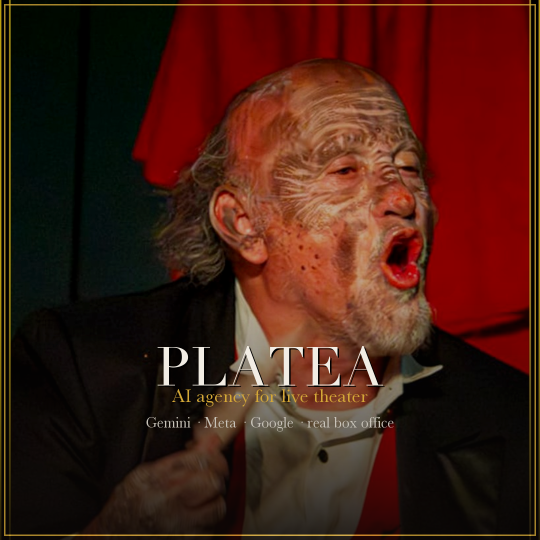
#> input picture 09_XPRIZE/devpost-thumbnail-platea-square.png, 1080 x 1080 px, given in place of 1.png, which was not available (shown at 1/2 size)
$ python generar_cartel_diploma.py
#> lines starting #> are read from the running program, lines starting #| are printed output that depends on the picture; pictures that were not available may be replaced by others from this repository, and a replacement may not be noted
#!/usr/bin/env python3
"""
Generador de cartel — plantilla "Diploma de la Academia" (parodia)
Agente: 08 Productor Audiovisual · dirección visual de 01 Director Creativo.

Segunda plantilla visual (además de la clásica negro/rojo de generar_carteles.py):
parodia de diploma/certificado — remite directo a "Informe para una Academia" de
Kafka (la obra en la que se basa El Gorila). Reusa el marco dorado ornamentado que
ya existe en 05_Activos/el-gorila/LONA - Cartel Gorila Teatro/assets/, pero en vez
del retrato pintado por IA (ape.png) usa una FOTO REAL del personaje (cutout de
07_CartelesPeter/personaje-aislado), a pedido de Dirección (13 jul 2026).

Uso:
    python3 generar_cartel_diploma.py                # todas las variantes de RETRATOS
    python3 generar_cartel_diploma.py --solo clasico  # solo esa variante

Salida: 05_Activos/el-gorila/carteles-s2/diploma/{id}.png
"""

import argparse
from pathlib import Path

from PIL import Image, ImageDraw, ImageFilter, ImageFont, ImageOps

REPO = Path(__file__).resolve().parents[2]
_BANK = REPO / "05_Activos/el-gorila/banco-fotos/personaje-aislado"
_LEGACY = REPO / "07_CartelesPeter/public/assets/photos/personaje-aislado"
FOTOS_DIR = _BANK if _BANK.is_dir() and any(_BANK.glob("*.png")) else _LEGACY
LONA_DIR = REPO / "05_Activos/el-gorila/LONA - Cartel Gorila Teatro"
LOGO_SOGEM = REPO / "05_Activos/el-gorila/G/SOGEM50A.png"
OUT_DIR = REPO / "05_Activos/el-gorila/carteles-s2/diploma"

CREMA = (242, 237, 228)
CREMA_OSCURO = (223, 214, 196)
NEGRO = (26, 21, 14)
ROJO = (212, 58, 26)
DORADO = (170, 138, 60)
VERDE_OSCURO = (36, 40, 30)  # fondo tipo "óleo" detrás del retrato

FUENTE_DIDOT = "/System/Library/Fonts/Supplemental/Didot.ttc"
FUENTE_BASKERVILLE = "/System/Library/Fonts/Supplemental/Baskerville.ttc"

SIZE = (1800, 1500)  # mismo canvas que el frame ornamentado ya existente

INFO = {
    "kicker": "L A   A C A D E M I A   C E R T I F I C A",
    "titulo": ["EL", "GORILA"],
    "subtitulo": "con Humberto Dupeyrón · 37 años en escena",
    "referencia": "basada en «Informe para una Academia» de Franz Kafka",
    "evento": "ESTRENO 25 DE JULIO",
    "detalle1": "Sábados · 18:00 hrs",
    "detalle2": "Teatro Wilberto Cantón",
    "cta": "Preventa $350 · elgorilateatro.com.mx",
    "firma_izq": "El Rector de la Academia",
    "firma_der": "El Secretario Perpetuo",
}

# Variantes de retrato — cambiar aquí para probar otra foto sin tocar el resto.
RETRATOS = [
    {"id": "clasico", "foto": "1.png"},
    {"id": "alterno", "foto": "24.png"},
]


def cargar_retrato(nombre_archivo: str) -> Image.Image:
#> called with nombre_archivo = '1.png'
    ruta = FOTOS_DIR / nombre_archivo
    foto = Image.open(ruta).convert("RGBA")
    bbox = foto.getbbox()
#> bbox = (0, 0, 1080, 1080)
    if bbox:
        foto = foto.crop(bbox)
    r, g, b, a = foto.split()
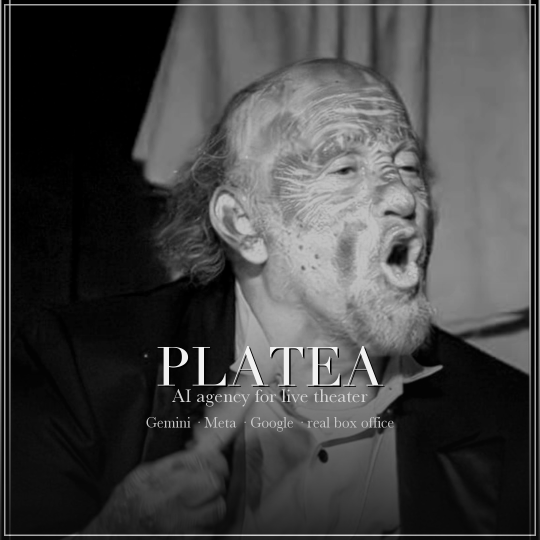
#> r: PIL image 1080x1080 L (shown at 1/2 size); min 0, max 242, mean 69.5
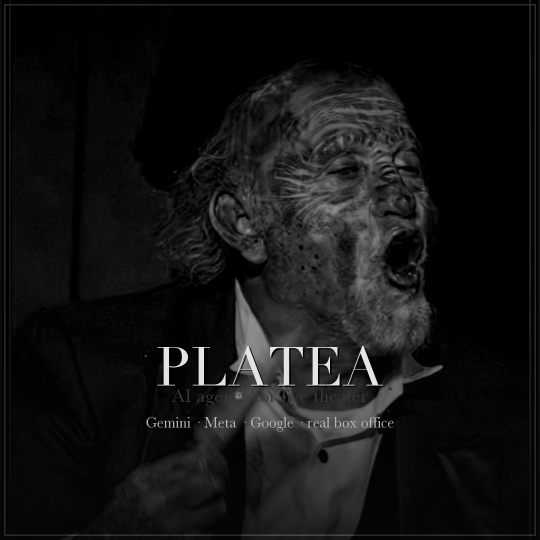
#> b: PIL image 1080x1080 L (shown at 1/2 size); min 0, max 228, mean 19.3
#> a: PIL image 1080x1080 L; every value is 255
    a = a.filter(ImageFilter.GaussianBlur(3))
    foto = Image.merge("RGBA", (r, g, b, a))
    # tono ligeramente pictórico: baja saturación, sube contraste — para que
    # combine con el aire de "retrato al óleo" en vez de foto de prensa
    rgb = foto.convert("RGB")
#> rgb is the input picture: PIL image 1080x1080 RGB; mean R, G, B 69.5, 30, 19.3
    rgb = ImageOps.autocontrast(rgb, cutoff=1)
    from PIL import ImageEnhance

    rgb = ImageEnhance.Color(rgb).enhance(0.85)
    rgb.putalpha(a)
#> rgb: PIL image 1080x1080 RGBA
    return rgb


def marco_retrato(canvas: Image.Image, box, foto: Image.Image):
    """Pinta el 'cuadro dentro del cuadro': fondo oscuro tipo lienzo + foto +
    doble filete dorado/negro, como el retrato enmarcado del hero de referencia."""
#> called with box = (135, 240, 792, 1200)
    x0, y0, x1, y1 = box
    w, h = x1 - x0, y1 - y0

    lienzo = Image.new("RGB", (w, h), VERDE_OSCURO)
    draw_l = ImageDraw.Draw(lienzo)
    # viñeta simple radial (esquinas más oscuras) para que no se vea plano
    for i in range(0, min(w, h) // 2, 4):
        alpha = int(60 * (i / (min(w, h) / 2)))
        draw_l.rectangle(
            [i, i, w - i, h - i], outline=tuple(max(0, c - alpha // 6) for c in VERDE_OSCURO)
        )

    f = foto.copy()
    f.thumbnail((int(w * 0.94), int(h * 0.94)), Image.LANCZOS)
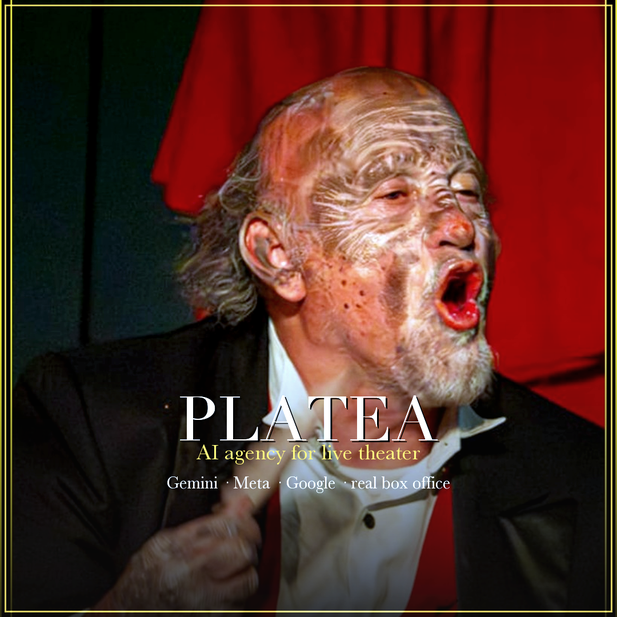
#> f: PIL image 617x617 RGBA; mean R, G, B, A 85.6, 47.6, 39.4, 255
    fx = (w - f.width) // 2
#> fx = 20
    fy = h - f.height  # anclado abajo, como un retrato de medio cuerpo
#> fy = 343
    lienzo.paste(f, (fx, fy), f)
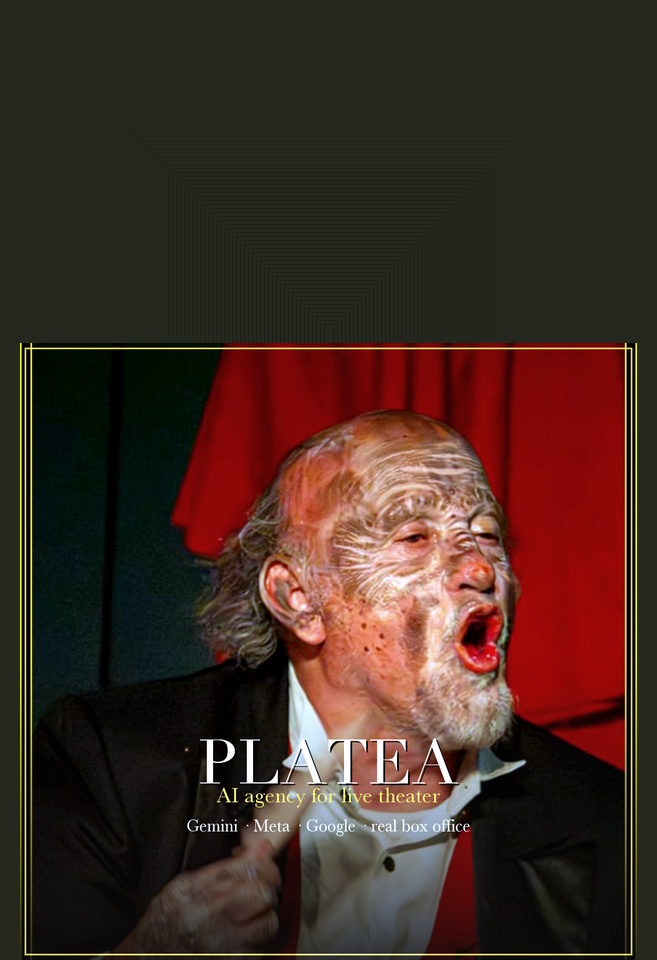
#> lienzo: PIL image 657x960 RGB; mean R, G, B 65.7, 44.4, 35.4

    canvas.paste(lienzo, (x0, y0))
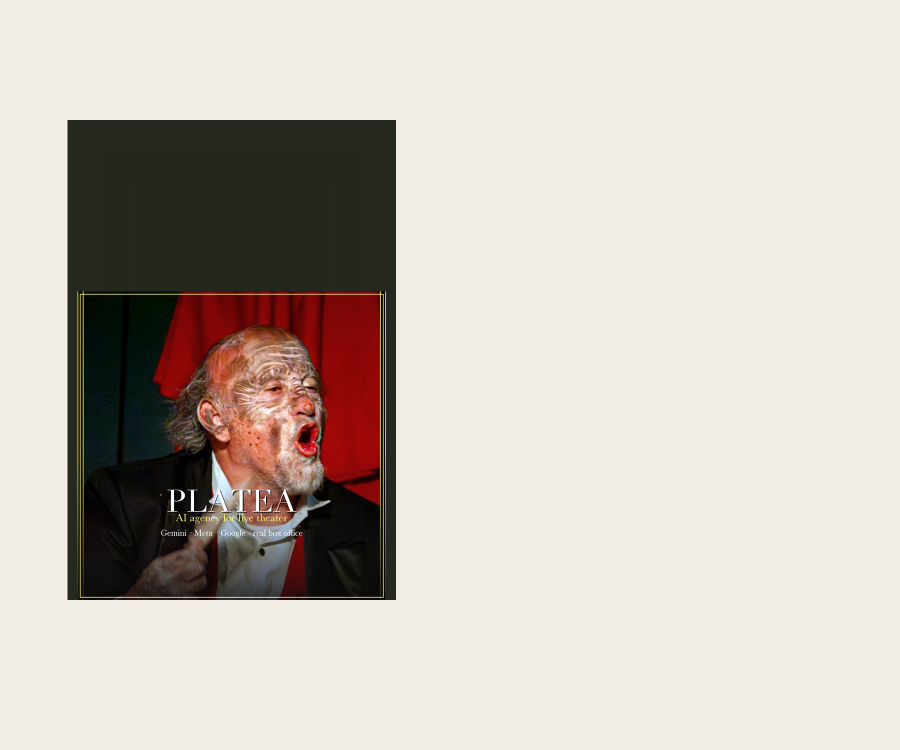
#> canvas: PIL image 1800x1500 RGB (shown at 1/2 size); mean R, G, B 200.8, 192, 183
    draw = ImageDraw.Draw(canvas)
    draw.rectangle([x0, y0, x1, y1], outline=NEGRO, width=10)
    draw.rectangle([x0 + 12, y0 + 12, x1 - 12, y1 - 12], outline=DORADO, width=3)


def sello_cera(canvas: Image.Image, center, radio=58):
    x, y = center
    overlay = Image.new("RGBA", canvas.size, (0, 0, 0, 0))
    draw = ImageDraw.Draw(overlay)
    for i in range(radio, 0, -2):
        t = i / radio
        color = (
            int(140 + (ROJO[0] - 140) * (1 - t)),
            int(20 + (ROJO[1] - 20) * (1 - t) * 0.4),
            int(15 + (ROJO[2] - 15) * (1 - t) * 0.4),
            255,
        )
        draw.ellipse([x - i, y - i, x + i, y + i], fill=color)
    draw.ellipse([x - radio, y - radio, x + radio, y + radio], outline=(90, 15, 10), width=3)
    f = ImageFont.truetype(FUENTE_DIDOT, 34)
    txt = "EG"
    bbox = draw.textbbox((0, 0), txt, font=f)
    tw, th = bbox[2] - bbox[0], bbox[3] - bbox[1]
    draw.text((x - tw / 2, y - th / 2 - bbox[1]), txt, font=f, fill=(235, 210, 180, 255))
    canvas.paste(Image.alpha_composite(canvas.convert("RGBA"), overlay).convert("RGB"), (0, 0))


def construir(retrato: dict) -> Image.Image:
    w, h = SIZE
    cartel = Image.new("RGB", SIZE, CREMA)
    draw = ImageDraw.Draw(cartel)

    foto = cargar_retrato(retrato["foto"])
    box = (int(w * 0.075), int(h * 0.16), int(w * 0.44), int(h * 0.80))
    marco_retrato(cartel, box, foto)

    draw = ImageDraw.Draw(cartel)
    tx0 = int(w * 0.50)
    tx1 = int(w * 0.90)
    tcx = (tx0 + tx1) // 2

    def linea(texto, y, font, fill, cx=tcx):
#> called with y = 232, fill = (170, 138, 60), cx = 1260
        bbox = draw.textbbox((0, 0), texto, font=font)
#> bbox = (0, 6, 487, 25)
        tw = bbox[2] - bbox[0]
#> tw = 487
        draw.text((cx - tw / 2, y), texto, font=font, fill=fill)
        return bbox[3] - bbox[1]

    f_kicker = ImageFont.truetype(FUENTE_BASKERVILLE, 26)
    f_titulo = ImageFont.truetype(FUENTE_DIDOT, 148)
    f_sub = ImageFont.truetype(FUENTE_BASKERVILLE, 32)
    f_ref = ImageFont.truetype(FUENTE_BASKERVILLE, 24)
    f_evento = ImageFont.truetype(FUENTE_DIDOT, 52)
    f_detalle = ImageFont.truetype(FUENTE_BASKERVILLE, 34)
    f_cta = ImageFont.truetype(FUENTE_BASKERVILLE, 28)
    f_firma = ImageFont.truetype(FUENTE_BASKERVILLE, 22)

    y = int(h * 0.155)
    linea(INFO["kicker"], y, f_kicker, DORADO)
    y += 46
#> y = 278
    draw.line([(tcx - 40, y), (tcx + 40, y)], fill=DORADO, width=1)

    y += 34
#> y = 312
    for renglon in INFO["titulo"]:
        y += linea(renglon, y, f_titulo, ROJO)
#> this loop made 2 passes
#> (bbox in linea, tw in linea, y) on passes 1 to 2: ((0, 30, 176, 138), 176, 420), ((0, 28, 565, 140), 565, 532)
#> after the loop, y = 532

    y += 20
#> y = 552
    y += linea(INFO["subtitulo"], y, f_sub, NEGRO)
#> y = 585
    y += 6
#> y = 591
    y += linea(INFO["referencia"], y, f_ref, (90, 80, 60))
#> y = 614

    y += 40
#> y = 654
    draw.line([(tx0 + 20, y), (tx1 - 20, y)], fill=DORADO, width=1)

    y += 40
#> y = 694
    y += linea(INFO["evento"], y, f_evento, NEGRO)
#> y = 743
    y += 16
#> y = 759
    y += linea(INFO["detalle1"], y, f_detalle, (20, 16, 12))
#> y = 786
    y += 6
#> y = 792
    y += linea(INFO["detalle2"], y, f_detalle, (20, 16, 12))
#> y = 819
    y += 18
#> y = 837
    y += linea(INFO["cta"], y, f_cta, ROJO)
#> y = 864

    # firmas + sello, al pie del bloque de texto
    y_firma = int(h * 0.86)
    draw.line([(tx0 + 10, y_firma), (tx0 + 180, y_firma)], fill=(60, 55, 45), width=2)
    linea(INFO["firma_izq"], y_firma + 10, f_firma, (60, 55, 45), cx=tx0 + 95)
    draw.line([(tx1 - 180, y_firma), (tx1 - 10, y_firma)], fill=(60, 55, 45), width=2)
    linea(INFO["firma_der"], y_firma + 10, f_firma, (60, 55, 45), cx=tx1 - 95)
    sello_cera(cartel, (tcx, y_firma - 4))
#> in sello_cera, `x, y = center`: x = 1260; y = 1286
#> in sello_cera, `overlay = Image.new("RGBA", canvas.size, (0, 0, 0, 0))`: overlay: PIL image 1800x1500 RGBA; every value is 0
#> in sello_cera, `bbox = draw.textbbox((0, 0), txt, font=f)`: bbox = (0, 7, 48, 32)
#> in sello_cera, `tw, th = bbox[2] - bbox[0], bbox[3] - bbox[1]`: tw = 48; th = 25

    # marco ornamentado (asset ya existente, reusado tal cual)
    frame = Image.open(LONA_DIR / "assets/frame-composited.png").convert("RGBA")
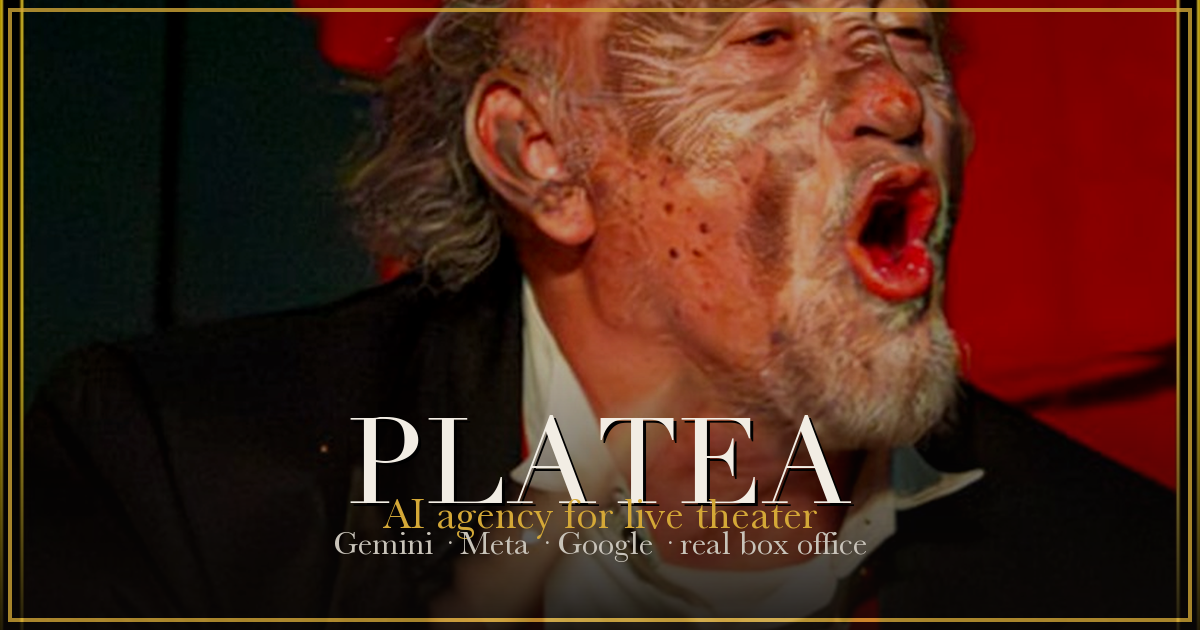
#> input picture 09_XPRIZE/devpost-thumbnail-platea.png, 1200 x 630 px, given in place of frame-composited.png, which was not available
    if frame.size != SIZE:
        frame = frame.resize(SIZE, Image.LANCZOS)
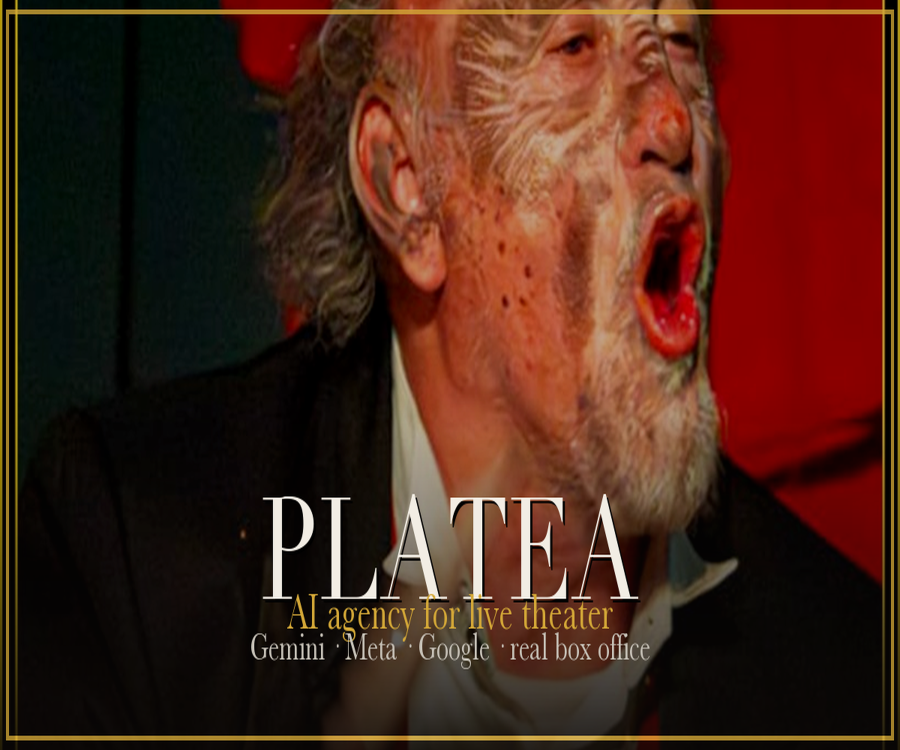
#> frame: PIL image 1800x1500 RGBA (shown at 1/2 size); mean R, G, B, A 74.5, 37.2, 24.4, 255
    cartel = cartel.convert("RGBA")
#> cartel: PIL image 1800x1500 RGBA
    cartel.alpha_composite(frame)

    # crédito institucional — pequeño, solo si no estorba (pedido de Dirección)
    if LOGO_SOGEM.exists():
        logo = Image.open(LOGO_SOGEM).convert("RGBA")
        logo.thumbnail((160, 90), Image.LANCZOS)
        cartel.alpha_composite(logo, (int(w * 0.50) - logo.width // 2, int(h * 0.895) - logo.height))

    return cartel.convert("RGB")


def main():
    parser = argparse.ArgumentParser()
    parser.add_argument("--solo", help="generar solo esta variante (id de RETRATOS)")
    args = parser.parse_args()

    OUT_DIR.mkdir(parents=True, exist_ok=True)
    retratos = RETRATOS
    if args.solo:
        retratos = [r for r in RETRATOS if r["id"] == args.solo]
        if not retratos:
            raise SystemExit(f"No existe la variante '{args.solo}' en RETRATOS")

    for retrato in retratos:
        print(f"Generando diploma-{retrato['id']}...")
        cartel = construir(retrato)
        out = OUT_DIR / f"diploma-{retrato['id']}.png"
        cartel.save(out)
        print(f"  {out.relative_to(REPO)}")
#|   05_Activos/el-gorila/carteles-s2/diploma/diploma-clasico.png


if __name__ == "__main__":
    main()
